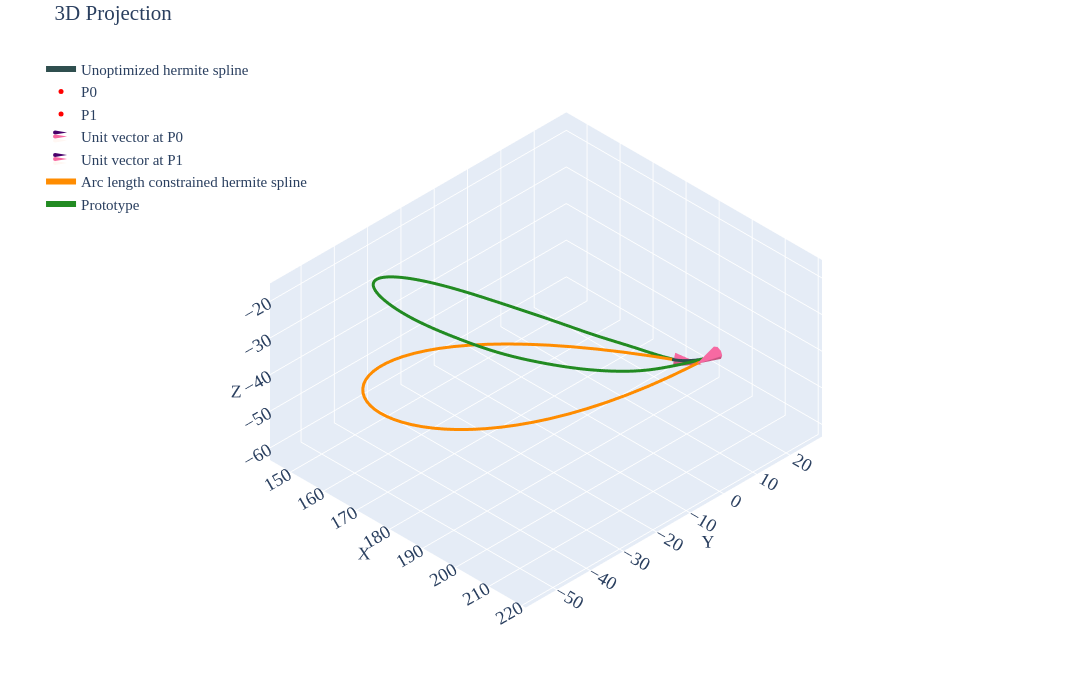

Source (notebook cell):
### Markdown cell above
## Case 02

### Code cell
df=pd.read_csv('../data/case-02-prototype.csv')
prt=df.iloc[10:,2:].reset_index(drop=True)

p0=df.iloc[5,2:].values.astype(float)    # Point0
p1=df.iloc[6,2:].values.astype(float)    # Point1
u0=df.iloc[8,2:].values.astype(float)    # Unit Vector @ Point0
u1=df.iloc[9,2:].values.astype(float)    # Unit Vector @ Point1
m0=df.iloc[2,1]                          # Magnitude for Vector1
m1=df.iloc[3,1]                          # Magnitude for Vector2
u0_init=u0*m0
u1_init=u1*m1
spl=utils.hermite(p0, p1, u0_init, u1_init,num_points=51)

tgt=utils.length(prt.values)             # Target spline length

obj_fn=lambda x: utils.length(utils.hermite(p0,p1,x*u0,x*u1)) - tgt
sol=optimize.root_scalar(obj_fn, bracket=[0, tgt*3], method='brentq')
solx=sol.root
u0_final=solx*u0
u1_final=solx*u1
spl=utils.hermite(p0,p1,u0_init,u1_init,num_points=51)
spl_tgt=utils.hermite(p0,p1,u0_final,u1_final,num_points=51)

print(f'Length of the Prototype Spline: {utils.length(prt.values):.5f}')
print(f'Given target spline length: {tgt:.5f}')
print(f'Length of the Hermite Spline: {utils.length(spl.astype(float)):.5f}')
print(f'Achieved Length of the Hermite Spline: {utils.length(spl_tgt.astype(float)):.5f}')
print(f'\nComputed Magnitude (X): {solx:.4f}')

utils.plotter(spl,p0,p1,u0_init,u1_init,tgt=spl_tgt,prt=prt.values,cne=6,intr='d')
